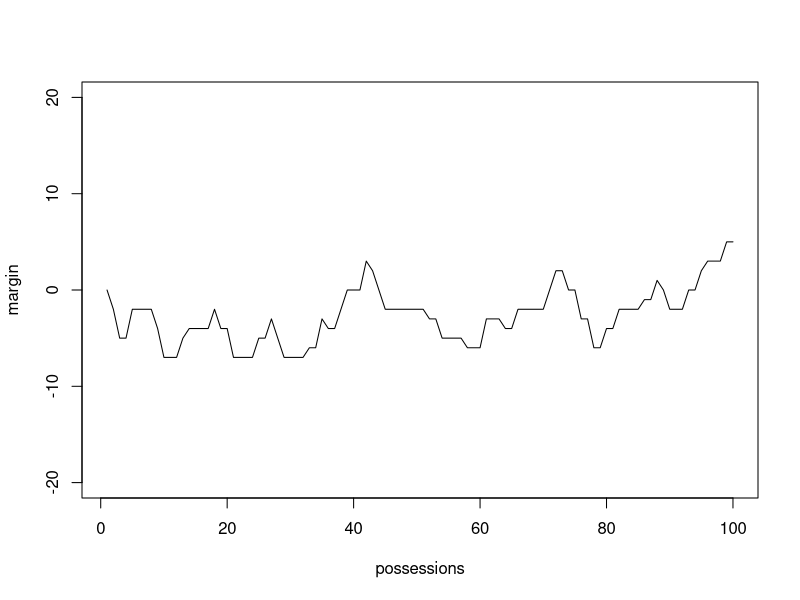

Source code (R): (Note: this script raises an error after producing the figure.)
nobs=100

alpha=0.7
sig=1.0
#2020-21 regular season scoring probabilities from Table S6
p1ft=0.074
p2ft=0.074
p13pt=0.133
p23pt=0.133
p12pt=0.331
p22pt=0.331
p1make=p13pt+p12pt+p1ft
p2make=p13pt+p12pt+p1ft

eps<-c(sig*rnorm(nobs))
ran1<-(runif(nobs, min = 0, max = 1))
ran2<-(runif(nobs, min = 0, max = 1))
mar<-c(1:nobs)*0
score1<-c(1:nobs)*0
score2<-c(1:nobs)*0

for(k in 2:nobs){
  if (mar[k-1]>0) {alpha1=alpha} & {alpha2=1
  } else {alpha1=1} & {alpha2=alpha
  }
  
  if (ran1[k]<1-alpha1*p1make) {score1[k]=0
  } else if (ran1[k]<1-alpha1*p1make+alpha1*p12pt) {score1[k]=2
  } else if (ran1[k]<1-alpha1*p1make+alpha1*p12pt+alpha1*p13pt) {score1[k]=3
  } else {score1[k]=1
  }
  if (ran2[k]<1-alpha2*p2make) {score2[k]=0
  } else if (ran2[k]<1-alpha2*p2make+alpha2*p22pt) {score2[k]=2
  } else if (ran2[k]<1-alpha2*p2make+alpha2*p22pt+alpha2*p23pt) {score2[k]=3
  } else {score2[k]=1
  }
  mar[k]=mar[k-1]+score1[k]-score2[k] 
  
  }

plot(mar[1:nobs],type="l",xlab="possessions",ylab='margin',ylim=c(-20.0,20.0),)

#for sample plot figures, repeat as necessary for margin series
mar3<-mar
plot(mar1[1:nobs],type="l",xlab="possessions",ylab='margin',ylim=c(-20.0,20.0),lwd=2,col='blue')
lines(mar2,lwd=2,col='green')
lines(mar3,lwd=2,col='red')
